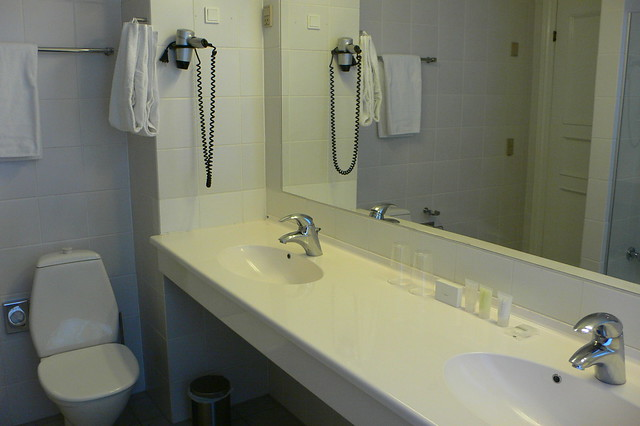
#> input picture photos/bathroom_2.jpg, 640 x 426 px
$ python viewpoint_annotator.py -i ../photos/bathroom_2.jpg
#> lines starting #> are read from the running program, lines starting #| are printed output that depends on the picture
#!/usr/bin/env python3
"""
viewpoint_annotator.py - Annotate images with viewpoint markers for spatial tasks

Provides visual markers for:
- Viewpoint position with facing direction arrow
- Start/end markers for path planning
- Reference object highlighting

Used to create annotated images for clearer task instructions.
"""

import math
from dataclasses import dataclass
from typing import Tuple, Optional, List
from pathlib import Path

import numpy as np
from PIL import Image, ImageDraw, ImageFont


@dataclass
class ViewpointMarker:
    """Represents a viewpoint position and facing direction."""
    position: Tuple[float, float]  # (x, y) in image coordinates
    facing: str  # "camera", "away", "left", "right", or angle in degrees
    label: str = "YOU ARE HERE"

    @property
    def facing_angle(self) -> float:
        """Convert facing direction to angle in degrees (0=right, 90=down)."""
        if self.facing == "camera":
            return 270  # Facing up (toward top of image = toward camera)
        elif self.facing == "away":
            return 90   # Facing down (toward bottom = away from camera)
        elif self.facing == "left":
            return 180  # Facing left
        elif self.facing == "right":
            return 0    # Facing right
        else:
            try:
                return float(self.facing)
            except ValueError:
                return 270  # Default to facing camera


class ViewpointAnnotator:
    """
    Annotates images with viewpoint markers for spatial reasoning tasks.

    Provides methods to add:
    - Viewpoint marker (circle + arrow showing facing direction)
    - Path start/end markers
    - Object highlight boxes
    """

    # Visual settings (base values, will be scaled by image size)
    # These are base values for a 1000px wide image
    BASE_MARKER_RADIUS = 35
    BASE_ARROW_LENGTH = 60
    BASE_ARROW_HEAD_SIZE = 20
    BASE_FONT_SIZE = 28
    BASE_LABEL_PADDING = 8

    # Colors (RGBA)
    COLORS = {
        'viewpoint_fill': (52, 152, 219, 220),      # Blue
        'viewpoint_outline': (41, 128, 185, 255),
        'viewpoint_arrow': (231, 76, 60, 255),       # Red arrow
        'start_fill': (46, 204, 113, 220),           # Green
        'start_outline': (39, 174, 96, 255),
        'end_fill': (241, 196, 15, 220),             # Yellow/Gold
        'end_outline': (243, 156, 18, 255),
        'label_bg': (0, 0, 0, 200),
        'label_text': (255, 255, 255, 255),
        'highlight_box': (155, 89, 182, 180),        # Purple
    }

    def __init__(self, image_path: str):
        """
        Initialize annotator with an image.

        Args:
            image_path: Path to the image to annotate
        """
        self.image_path = image_path
        self.original_image = Image.open(image_path).convert('RGBA')
        self.image_size = self.original_image.size  # (width, height)

        # Scale visual elements based on image size
        # Use the smaller dimension to ensure markers are visible
        scale_factor = min(self.image_size) / 1000.0
        scale_factor = max(scale_factor, 1.0)  # Don't shrink below base size

        self.MARKER_RADIUS = int(self.BASE_MARKER_RADIUS * scale_factor)
        self.ARROW_LENGTH = int(self.BASE_ARROW_LENGTH * scale_factor)
        self.ARROW_HEAD_SIZE = int(self.BASE_ARROW_HEAD_SIZE * scale_factor)
        self.FONT_SIZE = int(self.BASE_FONT_SIZE * scale_factor)
        self.LABEL_PADDING = int(self.BASE_LABEL_PADDING * scale_factor)

        # Create working copy
        self.annotated_image = self.original_image.copy()
        self.overlay = Image.new('RGBA', self.image_size, (0, 0, 0, 0))
        self.draw = ImageDraw.Draw(self.overlay)

        # Try to load font with scaled size
        try:
            self.font = ImageFont.truetype("/System/Library/Fonts/Helvetica.ttc", self.FONT_SIZE)
            self.font_small = ImageFont.truetype("/System/Library/Fonts/Helvetica.ttc", int(self.FONT_SIZE * 0.8))
        except:
            self.font = ImageFont.load_default()
            self.font_small = self.font

    def _draw_arrow(
        self,
        start: Tuple[float, float],
        angle_degrees: float,
        length: float,
        color: Tuple[int, int, int, int],
        head_size: float = None
    ):
        """Draw an arrow from start position in the given direction."""
        head_size = head_size or self.ARROW_HEAD_SIZE

        # Calculate end point
        angle_rad = math.radians(angle_degrees)
        end_x = start[0] + length * math.cos(angle_rad)
        end_y = start[1] + length * math.sin(angle_rad)
        end = (end_x, end_y)

        # Draw arrow shaft
        self.draw.line([start, end], fill=color, width=5)

        # Draw arrow head
        head_angle1 = angle_rad + math.radians(150)
        head_angle2 = angle_rad - math.radians(150)

        head_points = [
            end,
            (end_x + head_size * math.cos(head_angle1),
             end_y + head_size * math.sin(head_angle1)),
            (end_x + head_size * math.cos(head_angle2),
             end_y + head_size * math.sin(head_angle2)),
        ]
        self.draw.polygon(head_points, fill=color)

    def _draw_label(
        self,
        position: Tuple[float, float],
        text: str,
        bg_color: Tuple[int, int, int, int] = None,
        text_color: Tuple[int, int, int, int] = None,
        above: bool = True
    ):
        """Draw a label with background at the given position."""
        bg_color = bg_color or self.COLORS['label_bg']
        text_color = text_color or self.COLORS['label_text']

        # Get text size
        bbox = self.draw.textbbox((0, 0), text, font=self.font)
        text_width = bbox[2] - bbox[0]
        text_height = bbox[3] - bbox[1]

        # Position label
        label_x = position[0] - text_width // 2
        if above:
            label_y = position[1] - self.MARKER_RADIUS - text_height - self.LABEL_PADDING * 3
        else:
            label_y = position[1] + self.MARKER_RADIUS + self.LABEL_PADDING

        # Draw background
        self.draw.rectangle(
            [label_x - self.LABEL_PADDING, label_y - self.LABEL_PADDING,
             label_x + text_width + self.LABEL_PADDING, label_y + text_height + self.LABEL_PADDING],
            fill=bg_color
        )

        # Draw text
        self.draw.text((label_x, label_y), text, fill=text_color, font=self.font)

    def add_viewpoint_marker(
        self,
        position: Tuple[float, float],
        facing: str = "camera",
        label: str = "YOU ARE HERE"
    ) -> 'ViewpointAnnotator':
        """
        Add a viewpoint marker showing position and facing direction.

        Args:
            position: (x, y) position in image coordinates
            facing: Direction facing - "camera", "away", "left", "right", or angle
            label: Label text to display

        Returns:
            self for chaining
        """
        marker = ViewpointMarker(position, facing, label)
        x, y = position

        # Draw outer circle (viewpoint position)
        self.draw.ellipse(
            [x - self.MARKER_RADIUS, y - self.MARKER_RADIUS,
             x + self.MARKER_RADIUS, y + self.MARKER_RADIUS],
            fill=self.COLORS['viewpoint_fill'],
            outline=self.COLORS['viewpoint_outline'],
            width=4
        )

        # Draw inner dot
        inner_radius = 8
        self.draw.ellipse(
            [x - inner_radius, y - inner_radius,
             x + inner_radius, y + inner_radius],
            fill=self.COLORS['viewpoint_outline']
        )

        # Draw facing arrow
        self._draw_arrow(
            start=position,
            angle_degrees=marker.facing_angle,
            length=self.ARROW_LENGTH,
            color=self.COLORS['viewpoint_arrow']
        )

        # Draw label
        self._draw_label(position, label, above=True)

        # Draw facing direction text
        facing_text = f"Facing: {facing}"
        bbox = self.draw.textbbox((0, 0), facing_text, font=self.font_small)
        text_width = bbox[2] - bbox[0]
        self.draw.text(
            (x - text_width // 2, y + self.MARKER_RADIUS + self.LABEL_PADDING),
            facing_text,
            fill=self.COLORS['label_text'],
            font=self.font_small
        )

        return self

    # [123 lines left out: functions add_start_marker, add_end_marker, add_object_highlight, not called in this run]

    def get_image(self) -> Image.Image:
        """
        Get the annotated image.

        Returns:
            PIL Image with annotations
        """
        # Composite overlay onto original
        result = Image.alpha_composite(self.original_image, self.overlay)
        return result.convert('RGB')

    def save(self, output_path: str) -> str:
        """
        Save the annotated image.

        Args:
            output_path: Path to save the image

        Returns:
            Path where image was saved
        """
        img = self.get_image()
        img.save(output_path)
        return output_path

    # [163 lines left out: functions reset, annotate_for_egocentric_task, annotate_for_allocentric_path, annotate_for_allocentric_qa, get_standard_viewpoints, compute_facing_toward_object, not called in this run]


if __name__ == "__main__":
    # Demo usage
    import argparse

    parser = argparse.ArgumentParser(description="Demo viewpoint annotation")
    parser.add_argument("--image", "-i", required=True, help="Image path")
    parser.add_argument("--output", "-o", default="annotated_viewpoint.png")
    parser.add_argument("--facing", "-f", default="camera",
                       choices=["camera", "away", "left", "right"])

    args = parser.parse_args()

    # Load image to get size
    img = Image.open(args.image)
#> img is the input picture: PIL image 640x426 RGB; mean R, G, B 121.5, 124.2, 108.4
    w, h = img.size
#> w = 640; h = 426

    # Add viewpoint at center-bottom
    annotator = ViewpointAnnotator(args.image)
#> in __init__, `self.overlay = Image.new('RGBA', self.image_size, (0, 0, 0, 0))`: self.overlay: PIL image 640x426 RGBA; every value is 0
    annotator.add_viewpoint_marker(
        position=(w / 2, h * 0.7),
        facing=args.facing,
        label="YOU ARE HERE"
    )
#> in _draw_label, `bbox = self.draw.textbbox((0, 0), text, font=self.font)`: bbox = (-1, 6, 208, 26)
#> in _draw_label, `text_width = bbox[2] - bbox[0]`: text_width = 209
#> in _draw_label, `text_height = bbox[3] - bbox[1]`: text_height = 20
#> in _draw_label, `label_x = position[0] - text_width // 2`: label_x = 216
#> in _draw_label, `label_y = position[1] - self.MARKER_RADIUS - text_height - self.LABEL_..`: label_y = 219.2
#> in add_viewpoint_marker, `bbox = self.draw.textbbox((0, 0), facing_text, font=self.font_small)`: bbox = (0, 4, 168, 26)
#> in add_viewpoint_marker, `text_width = bbox[2] - bbox[0]`: text_width = 168

    annotator.save(args.output)
#> in get_image, `result = Image.alpha_composite(self.original_image, self.overlay)`:
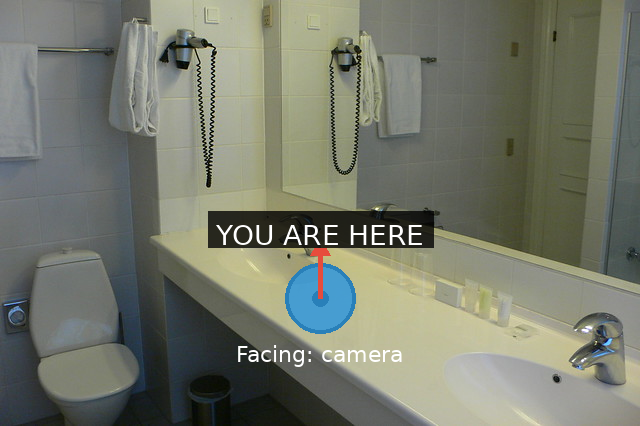
#> result: PIL image 640x426 RGBA; mean R, G, B, A 117.5, 121.2, 107.9, 255
    print(f"Saved annotated image to {args.output}")

$ run again, on photos/living_room2.jpg
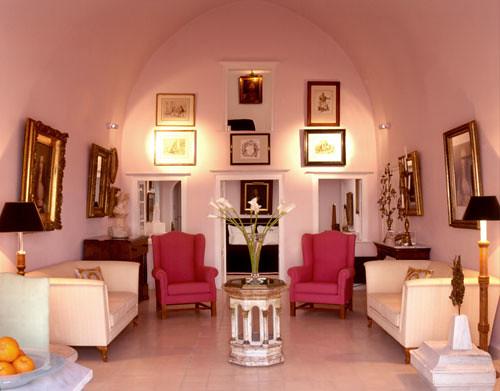
#> input picture photos/living_room2.jpg, 500 x 391 px
#> img is the input picture: PIL image 500x391 RGB; mean R, G, B 181.3, 121.6, 104.7
#> self.overlay: PIL image 500x391 RGBA; every value is 0
#> in _draw_label, `bbox = self.draw.textbbox((0, 0), text, font=self.font)`: bbox = (-1, 6, 208, 26)
#> in _draw_label, `text_width = bbox[2] - bbox[0]`: text_width = 209
#> text_height = 20
#> label_x = 146
#> label_y = 194.7
#> in add_viewpoint_marker, `bbox = self.draw.textbbox((0, 0), facing_text, font=self.font_small)`: bbox = (0, 4, 168, 26)
#> in add_viewpoint_marker, `text_width = bbox[2] - bbox[0]`: text_width = 168
#> in get_image, `result = Image.alpha_composite(self.original_image, self.overlay)`:
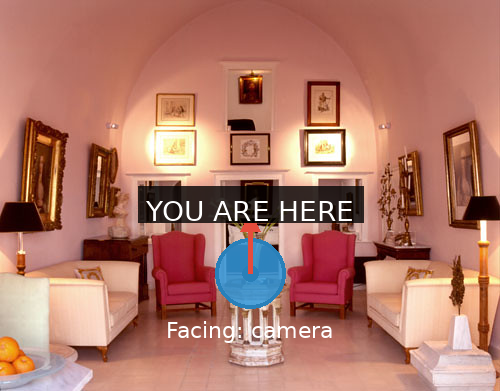
#> result: PIL image 500x391 RGBA; mean R, G, B, A 175.8, 120.1, 105.2, 255
